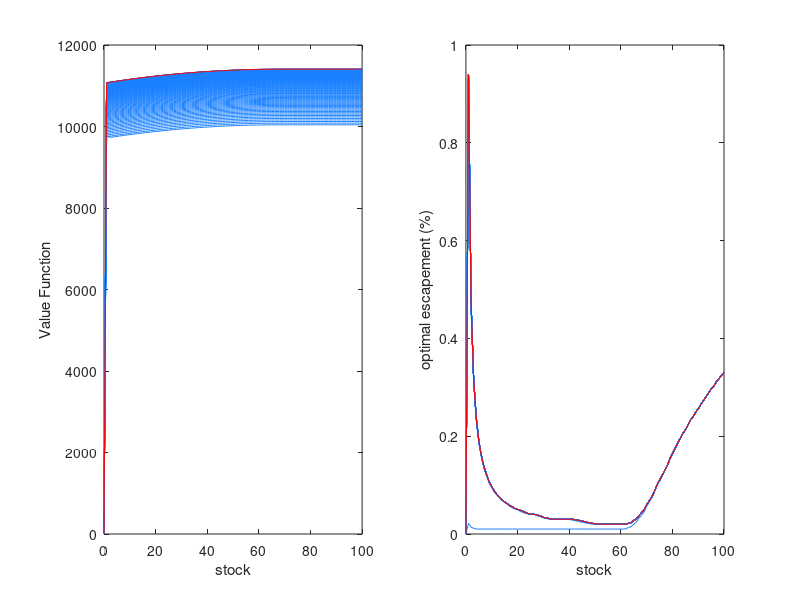

The MATLAB script that drew this image:
% STEP 2: Simple fishery harvest problem, post-decision state VFI.
%
% Run this code after running "salmon_preVFI" (Step 1).  The graphs will
% superimpose, allowing you to see how the two solve differently.  If you
% prefer they don't superimpose, save and close the results from Step 1
% before running Step 2.
%
% ------------------------------------------------------------------------
% There software calls on the following files:
% ------------------------------------------------------------------------
% 1. "salmon_postVFI.m"    Computes the VFI solution in the form of 
%                           investment policy function.
% 2. "negpayoff.m"          Calculates the value function at each given state.
%                           This file also includes the hatchery transformation
%                           (from investment to fish) specification.
% ------------------------------------------------------------------------
% Created: Nov 4, 2014
% Last updated: Nov 8, 2014
% Amanda Faig
% ------------------------------------------------------------------------

clear all


% 1A. Specify the economic parameters
% -----------------------------------
p       = 10;           % price per kg
c       = 0.075;        % cost of harvest
delta   = 1/1.03;       % discount factor
                        
% Specify the profit function
% ---------------------------
pi      = @(S,Fz,A) p.*(Fz.*S.*(1-A)) - c.*(Fz.*S.*(1-A)).^2;

% 1B. Specify the biological parameters
% -------------------------------------
R       = 201;          
K       = 100;      
alpha   = (R-1)/K;   

% Specify the stock transition function
% -------------------------------------
SN      = @(S,Fz,A) (R.*A.*Fz.*S)./(1+alpha*A.*Fz.*S);
 
% 1C. Specify stochastic space
% ----------------------------
numz        = 10;       % number of possible shock value
mean        = 1;        % mean for distribution of shocks
sd          = .1;       % SD for distribution of shocks 
Zvec        = linspace(mean - sd,mean + sd, numz); 
                        % 100 points from 99.7% of the distribution
zbin        = Zvec - abs(Zvec(1)-Zvec(2))/2; 
                        % discretize normal pdf into bins 
zbin(numz+1)= Zvec(numz) + abs(Zvec(1)-Zvec(2))/2;
cdfz        = normcdf(zbin,mean,sd);
cdfz2       = [0, cdfz];
cdfz        = [cdfz, 1];
pz          = (cdfz - cdfz2);
pz          = pz(2:numz+1);
pz          = pz./sum(pz);
pz          = reshape(pz,length(pz),1);

% 1D. Specify state space and action space
% ----------------------------------------
Svec                    = linspace(0,K,K+1);        % possible states     
Avec                    = linspace(0,1,100);        % possible actions
[S_sza, Z_sza, A_sza]   = ndgrid(Svec,Zvec,Avec);   % possible combinations


% 1E. Specify solution method parameters
% --------------------------------------
conv    = 0.01;         % convergence check: how close in percent the 
                        % estimates from two successive iterations must be 
                        % in order for the loop to stop
check   = 2*conv;       % ensure that the loop will start
                        
% 2. Initial condition
% --------------------
V    = linspace(10^4,10^4,K+1);    % sets initial guess of value 
                                        % function for each stock leven in 
                                        % each period
V(1) = 0;                            % the value of no stock is 0
V    = reshape(V,length(V),1);

% 3. Value Function Iteration
% ---------------------------

% Today's Profit and Next Period's Stock for every (S,Z,A) combo
% --------------------------------------------------------------
pi_sza      = pi(S_sza,Z_sza,A_sza);   % profit for every s_t, z_t-1, a_t               
SN_sza      = SN(S_sza,Z_sza,A_sza);   % s_t+1 for every s_t, z_t-1, a_t

while check > conv          % keep going until max dev less than .01%
    
        Vn_sza          = interp1(Svec,V,SN_sza,'spline');  
                            % Hypothetical value function next period for 
                            % each (S,Z,A)
        V_sza           = pi_sza + delta*Vn_sza;            
                            % Value function today for each (S,Z,A)
        [V_sz, Ai_sz]   = max(V_sza,[],3);
                            % Value function 
        Vnew            = V_sz*pz;                      
 
        dev             = abs((Vnew - V)./V)*100;   % calculate the maximum 
                                                    % deviation (in percent) 
                                                    % between iterations
        check           = max(dev);                 
        V               = Vnew;
        A_sz            = Avec(Ai_sz);     
        A               = A_sz*pz;
    
    % Plot the value function and policy function of each iteration
    % -------------------------------------------------------------
    
        colorvec    = [0.1 ,0.5 ,1 ; 1, 0, 0];  % creates colormap for plot
    
        if check > conv                         % so long as the loop will do 
                                            % another iteration, plot using
                                            % the first color of the
                                            % colormap
            color = colorvec(1,:);
        
        else
            color = colorvec(2,:);              % otherwise, plot with second 
                                            % color
        end
         
        subplot(1,2,1)
        plot(Svec,V,'Color',color)
        xlabel('stock')
        ylabel('Value Function')
        hold on

        subplot(1,2,2)
        plot(Svec,A,'Color',color)
        xlabel('stock')
        ylabel('optimal escapement (%)')
        hold on
        pause(.1)
        
end

      
        